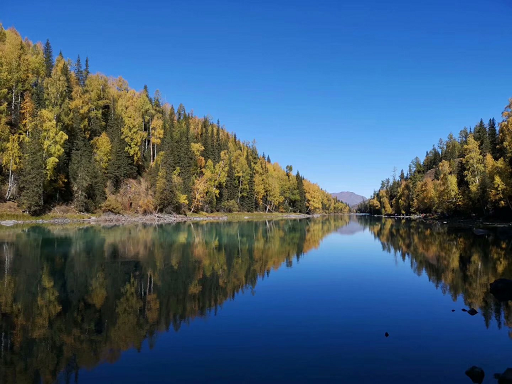
#> input picture 6.图像几何变换之平移缩放旋转/code/scenery.png, 512 x 384 px
$ python 6-1-warpaffine.py
#> lines starting #> are read from the running program, lines starting #| are printed output that depends on the picture
import cv2
import numpy as np

# 读取图片
src = cv2.imread('scenery.png')
#> src is the input picture: shape (384, 512, 3); mean B, G, R 117.2, 91.6, 64.3

# 图像平移矩阵
M = np.float64([[1, 0, 100], [0, 1, 50]])

# 获取原始图像列数和行数
rows, cols = src.shape[:2]
#> rows = 384; cols = 512

# 图像平移
result = cv2.warpAffine(src, M, (cols, rows))
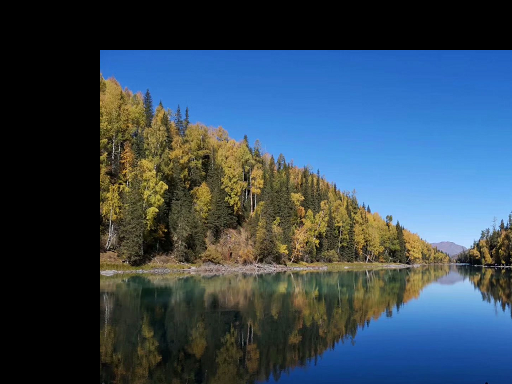
#> result: shape (384, 512, 3); mean B, G, R 87.7, 72.3, 53.4

# 显示图像
cv2.imshow("original", src)
cv2.imshow("result", result)

# 等待显示
cv2.waitKey(0)
cv2.destroyAllWindows()
